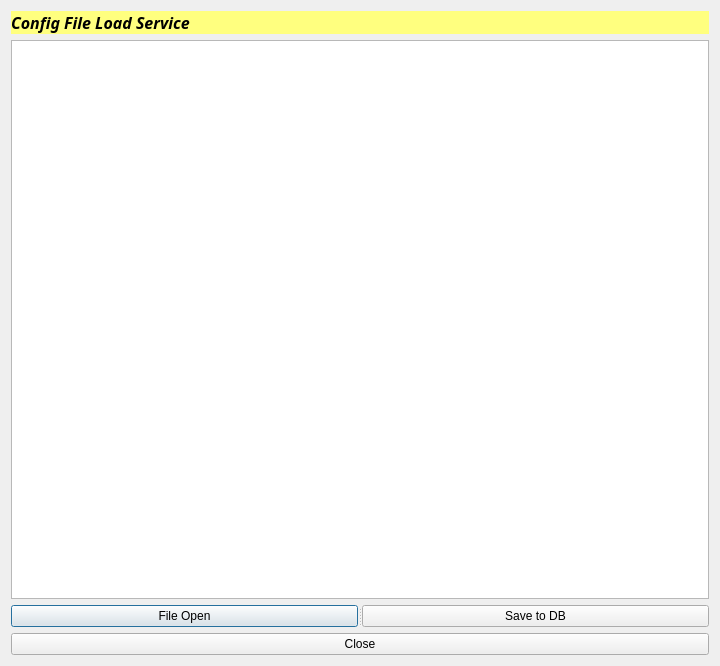
<?xml version="1.0" encoding="UTF-8"?>
<ui version="4.0">
 <class>Dialog</class>
 <widget class="QDialog" name="Dialog">
  <property name="geometry">
   <rect>
    <x>0</x>
    <y>0</y>
    <width>720</width>
    <height>666</height>
   </rect>
  </property>
  <property name="windowTitle">
   <string>Dialog</string>
  </property>
  <layout class="QVBoxLayout" name="verticalLayout_2">
   <item>
    <layout class="QVBoxLayout" name="verticalLayout">
     <item>
      <widget class="QLabel" name="label">
       <property name="palette">
        <palette>
         <active>
          <colorrole role="WindowText">
           <brush brushstyle="SolidPattern">
            <color alpha="255">
             <red>0</red>
             <green>0</green>
             <blue>0</blue>
            </color>
           </brush>
          </colorrole>
          <colorrole role="Button">
           <brush brushstyle="SolidPattern">
            <color alpha="255">
             <red>255</red>
             <green>255</green>
             <blue>127</blue>
            </color>
           </brush>
          </colorrole>
          <colorrole role="Light">
           <brush brushstyle="SolidPattern">
            <color alpha="255">
             <red>255</red>
             <green>255</green>
             <blue>255</blue>
            </color>
           </brush>
          </colorrole>
          <colorrole role="Midlight">
           <brush brushstyle="SolidPattern">
            <color alpha="255">
             <red>255</red>
             <green>255</green>
             <blue>191</blue>
            </color>
           </brush>
          </colorrole>
          <colorrole role="Dark">
           <brush brushstyle="SolidPattern">
            <color alpha="255">
             <red>127</red>
             <green>127</green>
             <blue>63</blue>
            </color>
           </brush>
          </colorrole>
          <colorrole role="Mid">
           <brush brushstyle="SolidPattern">
            <color alpha="255">
             <red>170</red>
             <green>170</green>
             <blue>84</blue>
            </color>
           </brush>
          </colorrole>
          <colorrole role="Text">
           <brush brushstyle="SolidPattern">
            <color alpha="255">
             <red>0</red>
             <green>0</green>
             <blue>0</blue>
            </color>
           </brush>
          </colorrole>
          <colorrole role="BrightText">
           <brush brushstyle="SolidPattern">
            <color alpha="255">
             <red>255</red>
             <green>255</green>
             <blue>255</blue>
            </color>
           </brush>
          </colorrole>
          <colorrole role="ButtonText">
           <brush brushstyle="SolidPattern">
            <color alpha="255">
             <red>0</red>
             <green>0</green>
             <blue>0</blue>
            </color>
           </brush>
          </colorrole>
          <colorrole role="Base">
           <brush brushstyle="SolidPattern">
            <color alpha="255">
             <red>255</red>
             <green>255</green>
             <blue>255</blue>
            </color>
           </brush>
          </colorrole>
          <colorrole role="Window">
           <brush brushstyle="SolidPattern">
            <color alpha="255">
             <red>255</red>
             <green>255</green>
             <blue>127</blue>
            </color>
           </brush>
          </colorrole>
          <colorrole role="Shadow">
           <brush brushstyle="SolidPattern">
            <color alpha="255">
             <red>0</red>
             <green>0</green>
             <blue>0</blue>
            </color>
           </brush>
          </colorrole>
          <colorrole role="AlternateBase">
           <brush brushstyle="SolidPattern">
            <color alpha="255">
             <red>255</red>
             <green>255</green>
             <blue>191</blue>
            </color>
           </brush>
          </colorrole>
          <colorrole role="ToolTipBase">
           <brush brushstyle="SolidPattern">
            <color alpha="255">
             <red>255</red>
             <green>255</green>
             <blue>220</blue>
            </color>
           </brush>
          </colorrole>
          <colorrole role="ToolTipText">
           <brush brushstyle="SolidPattern">
            <color alpha="255">
             <red>0</red>
             <green>0</green>
             <blue>0</blue>
            </color>
           </brush>
          </colorrole>
         </active>
         <inactive>
          <colorrole role="WindowText">
           <brush brushstyle="SolidPattern">
            <color alpha="255">
             <red>0</red>
             <green>0</green>
             <blue>0</blue>
            </color>
           </brush>
          </colorrole>
          <colorrole role="Button">
           <brush brushstyle="SolidPattern">
            <color alpha="255">
             <red>255</red>
             <green>255</green>
             <blue>127</blue>
            </color>
           </brush>
          </colorrole>
          <colorrole role="Light">
           <brush brushstyle="SolidPattern">
            <color alpha="255">
             <red>255</red>
             <green>255</green>
             <blue>255</blue>
            </color>
           </brush>
          </colorrole>
          <colorrole role="Midlight">
           <brush brushstyle="SolidPattern">
            <color alpha="255">
             <red>255</red>
             <green>255</green>
             <blue>191</blue>
            </color>
           </brush>
          </colorrole>
          <colorrole role="Dark">
           <brush brushstyle="SolidPattern">
            <color alpha="255">
             <red>127</red>
             <green>127</green>
             <blue>63</blue>
            </color>
           </brush>
          </colorrole>
          <colorrole role="Mid">
           <brush brushstyle="SolidPattern">
            <color alpha="255">
             <red>170</red>
             <green>170</green>
             <blue>84</blue>
            </color>
           </brush>
          </colorrole>
          <colorrole role="Text">
           <brush brushstyle="SolidPattern">
            <color alpha="255">
             <red>0</red>
             <green>0</green>
             <blue>0</blue>
            </color>
           </brush>
          </colorrole>
          <colorrole role="BrightText">
           <brush brushstyle="SolidPattern">
            <color alpha="255">
             <red>255</red>
             <green>255</green>
             <blue>255</blue>
            </color>
           </brush>
          </colorrole>
          <colorrole role="ButtonText">
           <brush brushstyle="SolidPattern">
            <color alpha="255">
             <red>0</red>
             <green>0</green>
             <blue>0</blue>
            </color>
           </brush>
          </colorrole>
          <colorrole role="Base">
           <brush brushstyle="SolidPattern">
            <color alpha="255">
             <red>255</red>
             <green>255</green>
             <blue>255</blue>
            </color>
           </brush>
          </colorrole>
          <colorrole role="Window">
           <brush brushstyle="SolidPattern">
            <color alpha="255">
             <red>255</red>
             <green>255</green>
             <blue>127</blue>
            </color>
           </brush>
          </colorrole>
          <colorrole role="Shadow">
           <brush brushstyle="SolidPattern">
            <color alpha="255">
             <red>0</red>
             <green>0</green>
             <blue>0</blue>
            </color>
           </brush>
          </colorrole>
          <colorrole role="AlternateBase">
           <brush brushstyle="SolidPattern">
            <color alpha="255">
             <red>255</red>
             <green>255</green>
             <blue>191</blue>
            </color>
           </brush>
          </colorrole>
          <colorrole role="ToolTipBase">
           <brush brushstyle="SolidPattern">
            <color alpha="255">
             <red>255</red>
             <green>255</green>
             <blue>220</blue>
            </color>
           </brush>
          </colorrole>
          <colorrole role="ToolTipText">
           <brush brushstyle="SolidPattern">
            <color alpha="255">
             <red>0</red>
             <green>0</green>
             <blue>0</blue>
            </color>
           </brush>
          </colorrole>
         </inactive>
         <disabled>
          <colorrole role="WindowText">
           <brush brushstyle="SolidPattern">
            <color alpha="255">
             <red>127</red>
             <green>127</green>
             <blue>63</blue>
            </color>
           </brush>
          </colorrole>
          <colorrole role="Button">
           <brush brushstyle="SolidPattern">
            <color alpha="255">
             <red>255</red>
             <green>255</green>
             <blue>127</blue>
            </color>
           </brush>
          </colorrole>
          <colorrole role="Light">
           <brush brushstyle="SolidPattern">
            <color alpha="255">
             <red>255</red>
             <green>255</green>
             <blue>255</blue>
            </color>
           </brush>
          </colorrole>
          <colorrole role="Midlight">
           <brush brushstyle="SolidPattern">
            <color alpha="255">
             <red>255</red>
             <green>255</green>
             <blue>191</blue>
            </color>
           </brush>
          </colorrole>
          <colorrole role="Dark">
           <brush brushstyle="SolidPattern">
            <color alpha="255">
             <red>127</red>
             <green>127</green>
             <blue>63</blue>
            </color>
           </brush>
          </colorrole>
          <colorrole role="Mid">
           <brush brushstyle="SolidPattern">
            <color alpha="255">
             <red>170</red>
             <green>170</green>
             <blue>84</blue>
            </color>
           </brush>
          </colorrole>
          <colorrole role="Text">
           <brush brushstyle="SolidPattern">
            <color alpha="255">
             <red>127</red>
             <green>127</green>
             <blue>63</blue>
            </color>
           </brush>
          </colorrole>
          <colorrole role="BrightText">
           <brush brushstyle="SolidPattern">
            <color alpha="255">
             <red>255</red>
             <green>255</green>
             <blue>255</blue>
            </color>
           </brush>
          </colorrole>
          <colorrole role="ButtonText">
           <brush brushstyle="SolidPattern">
            <color alpha="255">
             <red>127</red>
             <green>127</green>
             <blue>63</blue>
            </color>
           </brush>
          </colorrole>
          <colorrole role="Base">
           <brush brushstyle="SolidPattern">
            <color alpha="255">
             <red>255</red>
             <green>255</green>
             <blue>127</blue>
            </color>
           </brush>
          </colorrole>
          <colorrole role="Window">
           <brush brushstyle="SolidPattern">
            <color alpha="255">
             <red>255</red>
             <green>255</green>
             <blue>127</blue>
            </color>
           </brush>
          </colorrole>
          <colorrole role="Shadow">
           <brush brushstyle="SolidPattern">
            <color alpha="255">
             <red>0</red>
             <green>0</green>
             <blue>0</blue>
            </color>
           </brush>
          </colorrole>
          <colorrole role="AlternateBase">
           <brush brushstyle="SolidPattern">
            <color alpha="255">
             <red>255</red>
             <green>255</green>
             <blue>127</blue>
            </color>
           </brush>
          </colorrole>
          <colorrole role="ToolTipBase">
           <brush brushstyle="SolidPattern">
            <color alpha="255">
             <red>255</red>
             <green>255</green>
             <blue>220</blue>
            </color>
           </brush>
          </colorrole>
          <colorrole role="ToolTipText">
           <brush brushstyle="SolidPattern">
            <color alpha="255">
             <red>0</red>
             <green>0</green>
             <blue>0</blue>
            </color>
           </brush>
          </colorrole>
         </disabled>
        </palette>
       </property>
       <property name="font">
        <font>
         <family>Gill Sans MT</family>
         <pointsize>12</pointsize>
         <weight>75</weight>
         <italic>true</italic>
         <bold>true</bold>
         <stylestrategy>PreferAntialias</stylestrategy>
        </font>
       </property>
       <property name="autoFillBackground">
        <bool>true</bool>
       </property>
       <property name="text">
        <string>Config File Load Service</string>
       </property>
      </widget>
     </item>
     <item>
      <widget class="QTableWidget" name="tableWidget"/>
     </item>
     <item>
      <widget class="QSplitter" name="splitter">
       <property name="orientation">
        <enum>Qt::Horizontal</enum>
       </property>
       <widget class="QPushButton" name="btn_file_open">
        <property name="text">
         <string>File Open</string>
        </property>
       </widget>
       <widget class="QPushButton" name="btn_save">
        <property name="text">
         <string>Save to DB</string>
        </property>
       </widget>
      </widget>
     </item>
    </layout>
   </item>
   <item>
    <widget class="QPushButton" name="btn_close">
     <property name="text">
      <string>Close</string>
     </property>
    </widget>
   </item>
  </layout>
 </widget>
 <resources/>
 <connections/>
</ui>
